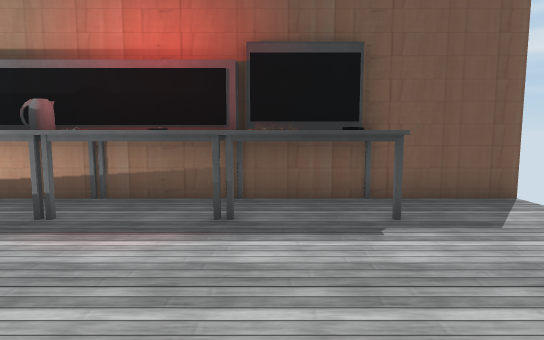
[1] (above)

16 first-person views from a walk through a 3-D level made in the Unity game engine. The camera is 1.2 m above the floor, tilts 6° down and sees 75° across. The floor is counted in squares, 1 m on a side. Each view is taken from the middle of a square. On the plan, view 1 faces up. The plan holds only what a view shows up to about 14 squares ahead; the rest is blank. The player is left out. Some surface patterns are stand-ins.

[2]
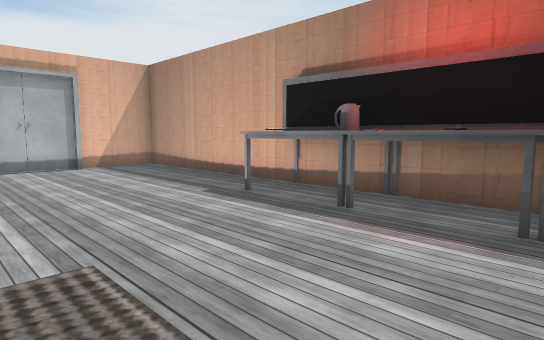

[3]
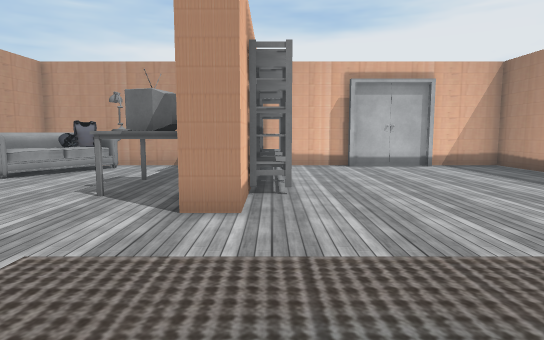

[4]
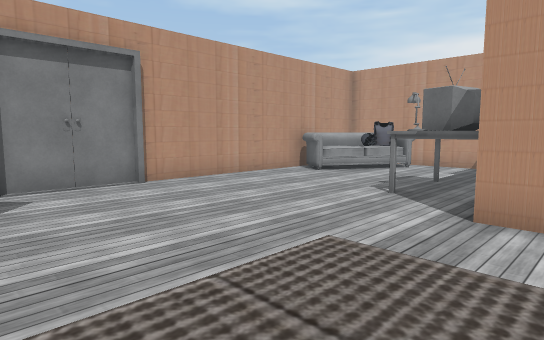

[5]
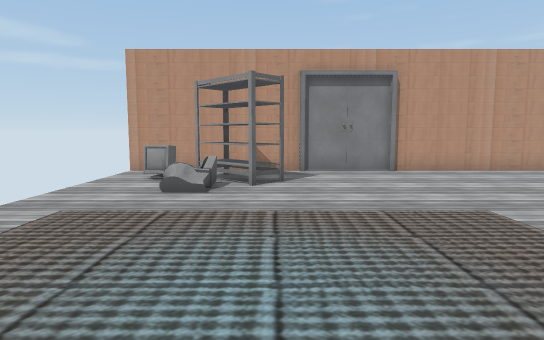

[6]
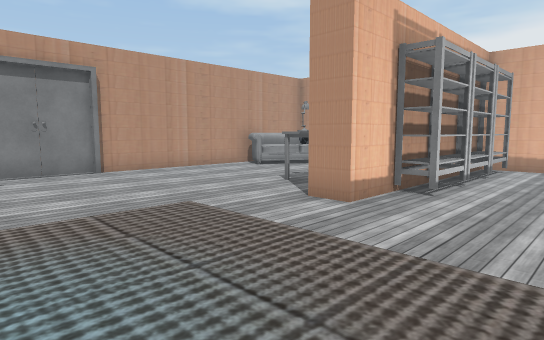

[7]
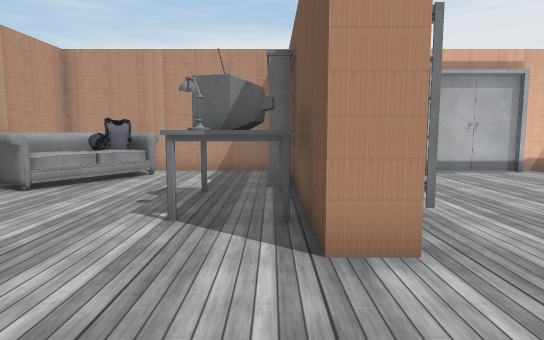

[8]
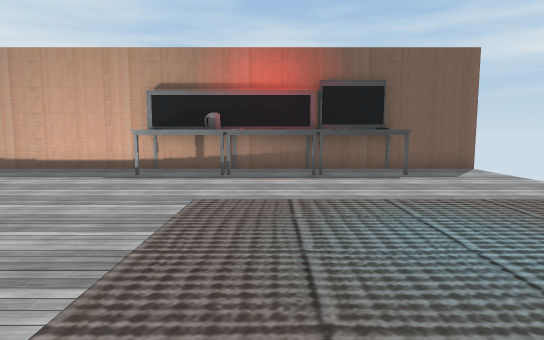

[9]
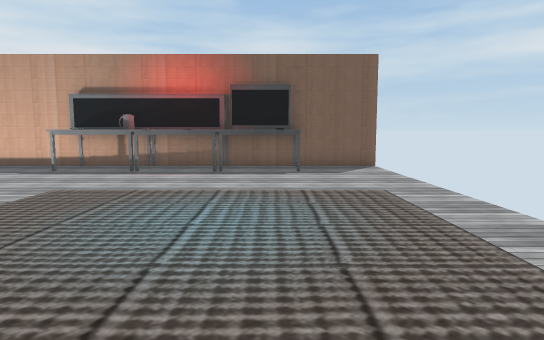

[10]
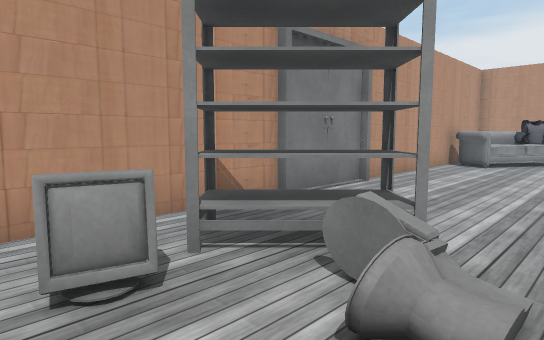

[11]
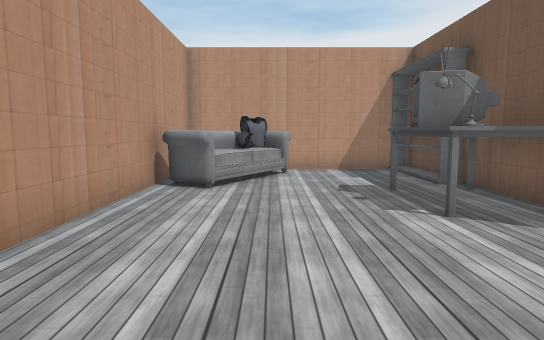

[12]
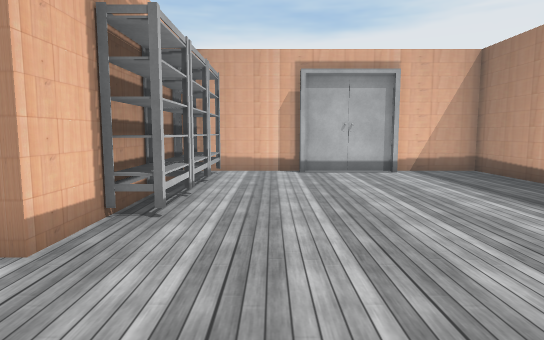

[13]
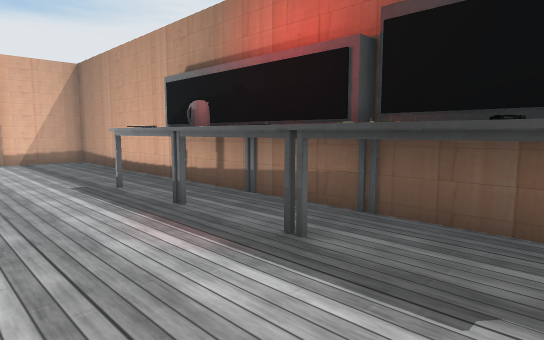

[14]
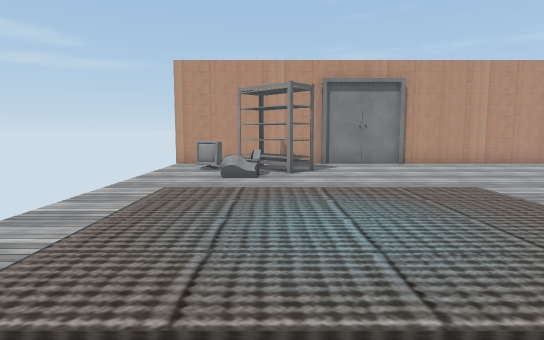

[15]
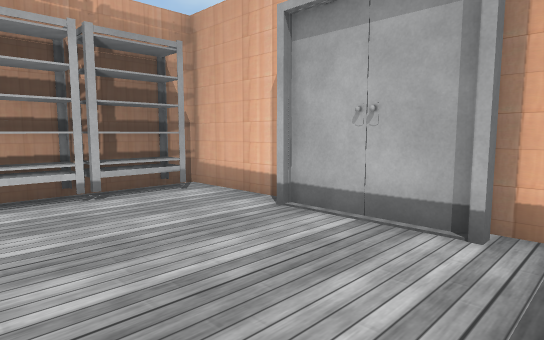

[16]
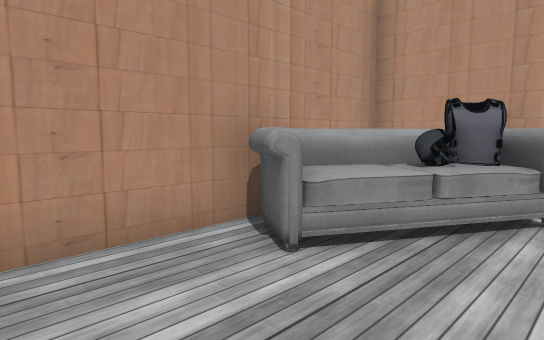

### Floor plan
Points are (right, up) in squares from view 1. A wall is a line through its corners. A room is listed if a view was taken in it or the views show most of it. See-through windows are left out.
Room 1 (views 1, 2, 3, 4, 5, 6, 7, 8, 9, 10, 11, 12, 13, 14, 15, 16)
walls: (-10.3, -3.5) (-10.3, -4) (-13.7, -4); (-11.4, -3.5) (-13.8, -3.5) (-13.8, -10.8) (-4, -10.8); (-3.9, -10.8) (4.8, -10.8); (-0.4, 6.8) (-13.8, 6.8) (-13.8, 3.7); (-0.6, 6.9) (-0.6, 6.4); (-13.8, 1) (-13.8, -2.5) (-5.5, -2.5) (-5.5, -3.5) (-10.7, -3.5); (-13.4, 3.9) (-13.4, 1); (4.8, 6.8) (1.4, 6.8)
objects: sofa (-13, -10) to (-10, -8); shelf (-13, -2) to (-12, -2); other object (-12, -9); shelf (-11, -2) to (-10, -2); TV (-9, -5) to (-8, -4); shelf (-9, -2) to (-7, -2); lamp (-7, -5); table (-7, -4); table (-6, 5) to (-4, 6); kettle (-4, 6); table (-3, 5) to (-1, 6); shelf (0, -10) to (2, -8); table (0, 5); other object (0, 6) to (0, 7); other object (1, 5) to (1, 6); other object (1, 7); toilet (2, -7); table (2, 5) to (2, 6); monitor (3, -9)

Positions as (right, up) in squares from view 1, and headings:
1: (0, 0), facing up
2: (0, 0), facing up-left
3: (0, -2), facing left
4: (0, -2), facing down-left
5: (0, 1), facing down
6: (0, 1), facing down-left
7: (-2, -4), facing left
8: (-2, -5), facing up
9: (1, -6), facing up
10: (4, -6), facing down-left
11: (-2, -8), facing left
12: (-2, 0), facing left
13: (2, 2), facing up-left
14: (1, 3), facing down
15: (-9, 5), facing down-left
16: (-7, -7), facing down-left
